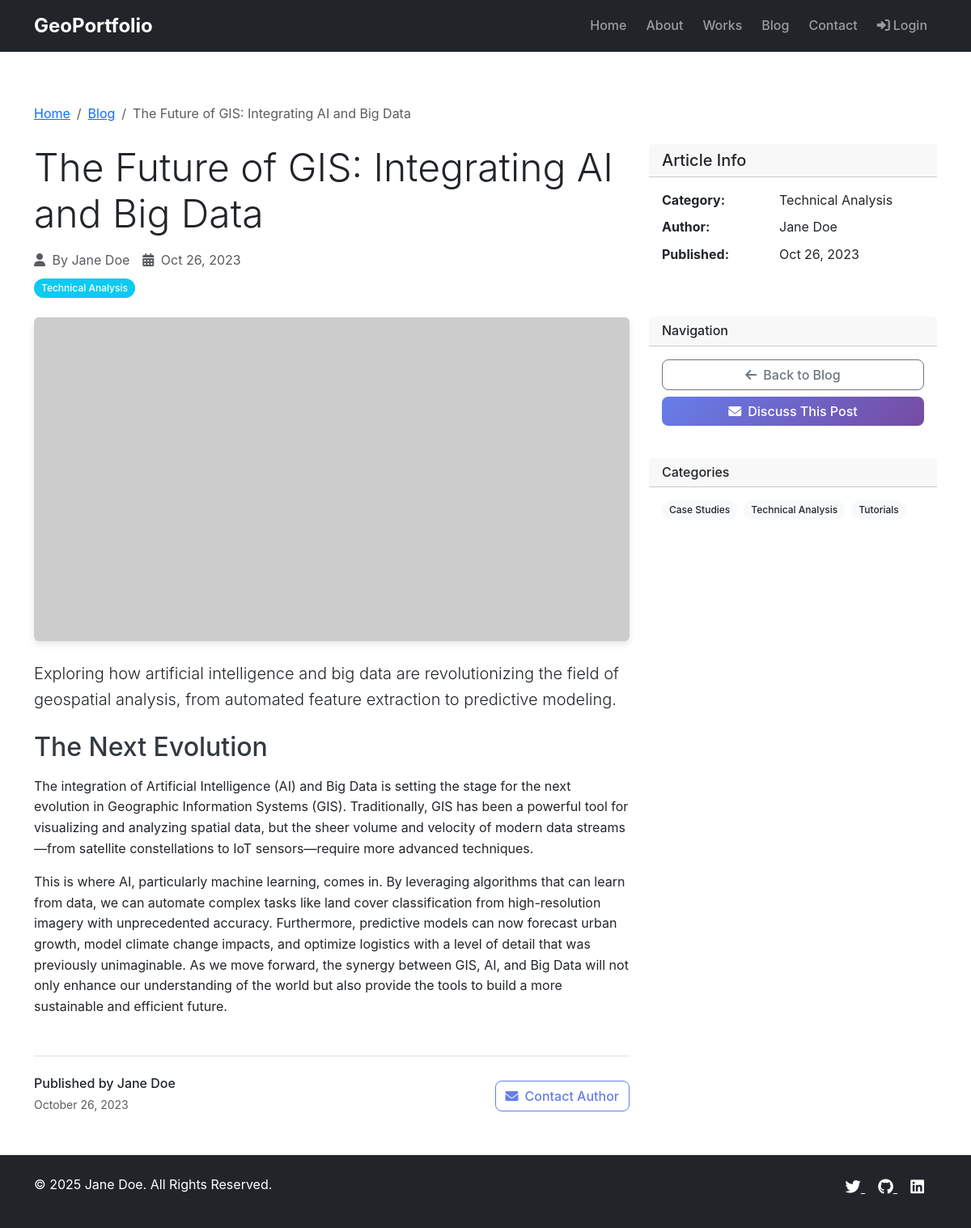
/blog-detail.php?id=1, run on the app's committed database.
### tables this page shows
CREATE TABLE site_settings (
    id INT AUTO_INCREMENT PRIMARY KEY,
    setting_key VARCHAR(100) UNIQUE NOT NULL,
    setting_value TEXT,
    created_at TIMESTAMP DEFAULT CURRENT_TIMESTAMP,
    updated_at TIMESTAMP DEFAULT CURRENT_TIMESTAMP ON UPDATE CURRENT_TIMESTAMP
);

CREATE TABLE blog_posts (
    id INT AUTO_INCREMENT PRIMARY KEY,
    title VARCHAR(255) NOT NULL,
    summary TEXT NOT NULL,
    content LONGTEXT NOT NULL,
    image_url VARCHAR(500),
    publish_date DATE NOT NULL,
    author VARCHAR(255) NOT NULL,
    category VARCHAR(100) NOT NULL,
    image_style ENUM('cover', 'contain') DEFAULT 'cover',
    place VARCHAR(255),
    created_at TIMESTAMP DEFAULT CURRENT_TIMESTAMP,
    updated_at TIMESTAMP DEFAULT CURRENT_TIMESTAMP ON UPDATE CURRENT_TIMESTAMP
);

CREATE TABLE categories (
    id INT AUTO_INCREMENT PRIMARY KEY,
    name VARCHAR(100) NOT NULL,
    type ENUM('work', 'blog') NOT NULL,
    created_at TIMESTAMP DEFAULT CURRENT_TIMESTAMP,
    updated_at TIMESTAMP DEFAULT CURRENT_TIMESTAMP ON UPDATE CURRENT_TIMESTAMP
);

### includes/functions.php (called while the page is built, shortened)
<?php
function formatDate($date, $format = 'M d, Y') {
    return date($format, strtotime($date));
}
function getSiteSetting($key, $default = '') {
    $db = getDB();
    $stmt = $db->prepare("SELECT setting_value FROM site_settings WHERE setting_key = ?");
    $stmt->execute([$key]);
    $result = $stmt->fetch();
    return $result ? $result['setting_value'] : $default;
}
?>

### config/database.php (called while the page is built, shortened)
<?php
class Database {
    private static $instance = null;
    private $connection;
    private $host = 'localhost';
    private $database = 'geoportfolio_pro';
    private $username = 'root';
    private $password = '';
    private $charset = 'utf8mb4';
    private function __construct() {
        $dsn = "mysql:host={$this->host};dbname={$this->database};charset={$this->charset}";
        $options = [
            PDO::ATTR_ERRMODE => PDO::ERRMODE_EXCEPTION,
            PDO::ATTR_DEFAULT_FETCH_MODE => PDO::FETCH_ASSOC,
            PDO::ATTR_EMULATE_PREPARES => false,
        ];
        try {
            $this->connection = new PDO($dsn, $this->username, $this->password, $options);
        } catch (PDOException $e) {
            throw new PDOException($e->getMessage(), (int)$e->getCode());
        }
    }
    public static function getInstance() {
        if (self::$instance === null) {
            self::$instance = new self();
        }
        return self::$instance;
    }
    public function getConnection() {
        return $this->connection;
    }
}
function getDB() {
    return Database::getInstance()->getConnection();
}
?>

### includes/auth.php (called while the page is built, shortened)
<?php
class Auth {
    public function isLoggedIn() {
        return isset($_SESSION['user_id']);
    }
}
$auth = new Auth();
function isLoggedIn() {
    global $auth;
    return $auth->isLoggedIn();
}
?>

### includes/models.php (called while the page is built, shortened)
<?php
class BlogModel {
    private $db;
    public function __construct() {
        $this->db = getDB();
    }
    public function getById($id) {
        $stmt = $this->db->prepare("SELECT * FROM blog_posts WHERE id = ?");
        $stmt->execute([$id]);
        return $stmt->fetch();
    }
}
class CategoryModel {
    private $db;
    public function __construct() {
        $this->db = getDB();
    }
    public function getAll($type = null) {
        $query = "SELECT * FROM categories WHERE 1=1";
        $params = [];
        if ($type) {
            $query .= " AND type = ?";
            $params[] = $type;
        }
        $query .= " ORDER BY name";
        $stmt = $this->db->prepare($query);
        $stmt->execute($params);
        return $stmt->fetchAll();
    }
}
?>

### blog-detail.php (the view, shortened to what this page needs)
<?php
require_once 'config/database.php';
require_once 'includes/auth.php';
require_once 'includes/functions.php';
require_once 'includes/models.php';
$blogModel = new BlogModel();
$blogId = intval($_GET['id'] ?? 0);
$post = $blogModel->getById($blogId);
?>
<!DOCTYPE html>
<html lang="en">
<head>
    <link href="https://cdn.jsdelivr.net/npm/bootstrap@5.3.0/dist/css/bootstrap.min.css" rel="stylesheet">
    <link href="https://cdnjs.cloudflare.com/ajax/libs/font-awesome/6.0.0/css/all.min.css" rel="stylesheet">
    <link href="assets/css/style.css" rel="stylesheet">
</head>
<body>
    <?php include 'templates/navbar.php'; ?>
    <div class="container py-5" style="margin-top: 80px;">
        <nav aria-label="breadcrumb" class="mb-4">
            <ol class="breadcrumb">
                <li class="breadcrumb-item"><a href="index.php">Home</a></li>
                <li class="breadcrumb-item"><a href="blog.php">Blog</a></li>
                <li class="breadcrumb-item active" aria-current="page"><?php echo htmlspecialchars($post['title']); ?></li>
            </ol>
        </nav>
        <div class="row">
            <div class="col-lg-8">
                <article>
                    <header class="mb-4">
                        <h1 class="display-5 mb-3"><?php echo htmlspecialchars($post['title']); ?></h1>
                        <div class="mb-4">
                            <div class="d-flex flex-wrap align-items-center text-muted mb-2">
                                <span class="me-3">
                                    <i class="fas fa-user me-1"></i>
                                    By <?php echo htmlspecialchars($post['author']); ?>
                                </span>
                                <span class="me-3">
                                    <i class="fas fa-calendar-alt me-1"></i>
                                    <?php echo formatDate($post['publish_date']); ?>
                                </span>
                            </div>
                            <span class="badge bg-info"><?php echo htmlspecialchars($post['category']); ?></span>
                        </div>
                    </header>
                    <?php if ($post['image_url']): ?>
                        <div class="mb-4">
                            <img src="<?php echo htmlspecialchars($post['image_url']); ?>"
                                 class="img-fluid rounded shadow" alt="<?php echo htmlspecialchars($post['title']); ?>"
                                 style="width: 100%; height: 400px; object-fit: <?php echo $post['image_style'] ?? 'cover'; ?>;">
                        </div>
                    <?php endif; ?>
                    <div class="mb-4">
                        <p class="lead"><?php echo htmlspecialchars($post['summary']); ?></p>
                    </div>
                    <div class="content">
                        <?php echo $post['content']; ?>
                    </div>
                    <footer class="mt-5 pt-4 border-top">
                        <div class="d-flex justify-content-between align-items-center">
                            <div>
                                <h6 class="mb-1">Published by <?php echo htmlspecialchars($post['author']); ?></h6>
                                <small class="text-muted">
                                    <?php echo formatDate($post['publish_date'], 'F j, Y'); ?>
                                </small>
                            </div>
                            <div>
                                <a href="contact.php" class="btn btn-outline-primary">
                                    <i class="fas fa-envelope me-2"></i>Contact Author
                                </a>
                            </div>
                        </div>
                    </footer>
                </article>
            </div>
            <div class="col-lg-4">
                <div class="card mb-4">
                    <div class="card-header">
                        <h5 class="mb-0">Article Info</h5>
                    </div>
                    <div class="card-body">
                        <dl class="row">
                            <dt class="col-5">Category:</dt>
                            <dd class="col-7"><?php echo htmlspecialchars($post['category']); ?></dd>
                            <dt class="col-5">Author:</dt>
                            <dd class="col-7"><?php echo htmlspecialchars($post['author']); ?></dd>
                            <dt class="col-5">Published:</dt>
                            <dd class="col-7"><?php echo formatDate($post['publish_date']); ?></dd>
                        </dl>
                    </div>
                </div>
                <div class="card mb-4">
                    <div class="card-header">
                        <h6 class="mb-0">Navigation</h6>
                    </div>
                    <div class="card-body">
                        <div class="d-grid gap-2">
                            <a href="blog.php" class="btn btn-outline-secondary">
                                <i class="fas fa-arrow-left me-2"></i>Back to Blog
                            </a>
                            <a href="contact.php" class="btn btn-primary">
                                <i class="fas fa-envelope me-2"></i>Discuss This Post
                            </a>
                        </div>
                    </div>
                </div>
                <?php
                $categoryModel = new CategoryModel();
                $blogCategories = $categoryModel->getAll('blog');
                ?>
                <?php if ($blogCategories): ?>
                    <div class="card">
                        <div class="card-header">
                            <h6 class="mb-0">Categories</h6>
                        </div>
                        <div class="card-body">
                            <div class="d-flex flex-wrap gap-2">
                                <?php foreach ($blogCategories as $category): ?>
                                    <a href="blog.php?category=<?php echo urlencode($category['name']); ?>"
                                       class="badge bg-light text-dark text-decoration-none">
                                        <?php echo htmlspecialchars($category['name']); ?>
                                    </a>
                                <?php endforeach; ?>
                            </div>
                        </div>
                    </div>
                <?php endif; ?>
            </div>
        </div>
    </div>
    <?php include 'templates/footer.php'; ?>
</body>
</html>

### templates/navbar.php (shortened to what this page needs)
<nav class="navbar navbar-expand-lg navbar-dark bg-dark fixed-top">
    <div class="container">
        <a class="navbar-brand fw-bold" href="index.php"><?php echo htmlspecialchars(getSiteSetting('site_title', 'GeoPortfolio')); ?></a>
        <div class="collapse navbar-collapse" id="navbarNav">
            <ul class="navbar-nav ms-auto">
                <li class="nav-item">
                    <a class="nav-link <?php echo basename($_SERVER['PHP_SELF']) === 'index.php' ? 'active' : ''; ?>" href="index.php">Home</a>
                </li>
                <li class="nav-item">
                    <a class="nav-link <?php echo basename($_SERVER['PHP_SELF']) === 'about.php' ? 'active' : ''; ?>" href="about.php">About</a>
                </li>
                <li class="nav-item">
                    <a class="nav-link <?php echo basename($_SERVER['PHP_SELF']) === 'works.php' ? 'active' : ''; ?>" href="works.php">Works</a>
                </li>
                <li class="nav-item">
                    <a class="nav-link <?php echo basename($_SERVER['PHP_SELF']) === 'blog.php' ? 'active' : ''; ?>" href="blog.php">Blog</a>
                </li>
                <li class="nav-item">
                    <a class="nav-link <?php echo basename($_SERVER['PHP_SELF']) === 'contact.php' ? 'active' : ''; ?>" href="contact.php">Contact</a>
                </li>
                <?php if (isLoggedIn()): ?>
                    <li class="nav-item">
                        <a class="nav-link" href="admin/">
                            <i class="fas fa-cog me-1"></i>Admin
                        </a>
                    </li>
                    <li class="nav-item">
                        <a class="nav-link" href="logout.php">
                            <i class="fas fa-sign-out-alt me-1"></i>Logout
                        </a>
                    </li>
                <?php else: ?>
                    <li class="nav-item">
                        <a class="nav-link" href="login.php">
                            <i class="fas fa-sign-in-alt me-1"></i>Login
                        </a>
                    </li>
                <?php endif; ?>
            </ul>
        </div>
    </div>
</nav>

### templates/footer.php
<footer class="bg-dark text-white py-4">
    <div class="container">
        <div class="row">
            <div class="col-md-6">
                <p>&copy; <?php echo date('Y'); ?> <?php echo getSiteSetting('copyright_text', 'GeoPortfolio. All rights reserved.'); ?></p>
            </div>
            <div class="col-md-6 text-md-end">
                <div class="social-links">
                    <?php if (getSiteSetting('twitter_url')): ?>
                        <a href="<?php echo getSiteSetting('twitter_url'); ?>" class="text-white me-3" target="_blank">
                            <i class="fab fa-twitter"></i>
                        </a>
                    <?php endif; ?>
                    <?php if (getSiteSetting('github_url')): ?>
                        <a href="<?php echo getSiteSetting('github_url'); ?>" class="text-white me-3" target="_blank">
                            <i class="fab fa-github"></i>
                        </a>
                    <?php endif; ?>
                    <?php if (getSiteSetting('linkedin_url')): ?>
                        <a href="<?php echo getSiteSetting('linkedin_url'); ?>" class="text-white me-3" target="_blank">
                            <i class="fab fa-linkedin"></i>
                        </a>
                    <?php endif; ?>
                </div>
            </div>
        </div>
    </div>
</footer>

### assets/css/style.css (style rules this page uses)
:root { --primary-color: #667eea; --secondary-color: #764ba2; --dark-color: #343a40; --light-color: #f8f9fa; }
body { font-family: 'Inter', -apple-system, BlinkMacSystemFont, sans-serif; line-height: 1.6; }
.navbar-brand { font-size: 1.5rem; font-weight: 700; }
.navbar-nav .nav-link { font-weight: 500; margin: 0 0.25rem; transition: all 0.3s ease; }
.card { border: none; border-radius: 15px; transition: all 0.3s ease; }
.btn { border-radius: 8px; font-weight: 500; transition: all 0.3s ease; }
.btn-primary { background: linear-gradient(135deg, var(--primary-color) 0%, var(--secondary-color) 100%); border: none; }
.btn-outline-primary { color: var(--primary-color); border-color: var(--primary-color); }
.badge { font-weight: 500; border-radius: 20px; padding: 0.5em 0.75em; }
footer { border-top: 1px solid #dee2e6; }
footer .social-links a { font-size: 1.2rem; transition: color 0.3s ease; }
.content h1, .content h2, .content h3, .content h4, .content h5, .content h6 { color: var(--dark-color); margin-top: 1.5rem; margin-bottom: 1rem; }
.content p { margin-bottom: 1rem; }
.shadow { box-shadow: 0 4px 8px rgba(0,0,0,0.1) !important; }

### data on the page
site_settings: setting_value "GeoPortfolio"
blog_posts: title "The Future of GIS: Integrating AI and Big Data", author "Jane Doe", publish_date "Oct 26, 2023", category "Technical Analysis", summary "Exploring how artificial intelligence and big data are revolutionizing the field of geospatial analysis, from automated feature extraction to predictive modeling.", content "The Next Evolution The integration of Artificial Intelligence (AI) and Big Data is setting the stage for the next evolution in Geographic Information Systems (GIS). Traditionally, GIS has been a powerful tool for visualizing and analyzing spatial data, but the sheer volume and velocity of modern data streams—from satellite constellations to IoT sensors—require more advanced techniques. This is where AI, particularly machine learning, comes in. By leveraging algorithms that can learn from data, we can automate complex tasks like land cover classification from high-resolution imagery with unprecedented accuracy. Furthermore, predictive models can now forecast urban growth, model climate…", publish_date "October 26, 2023"
categories: name "Case Studies"
categories: name "Technical Analysis"
categories: name "Tutorials"
site_settings: setting_value "Jane Doe. All Rights Reserved."
